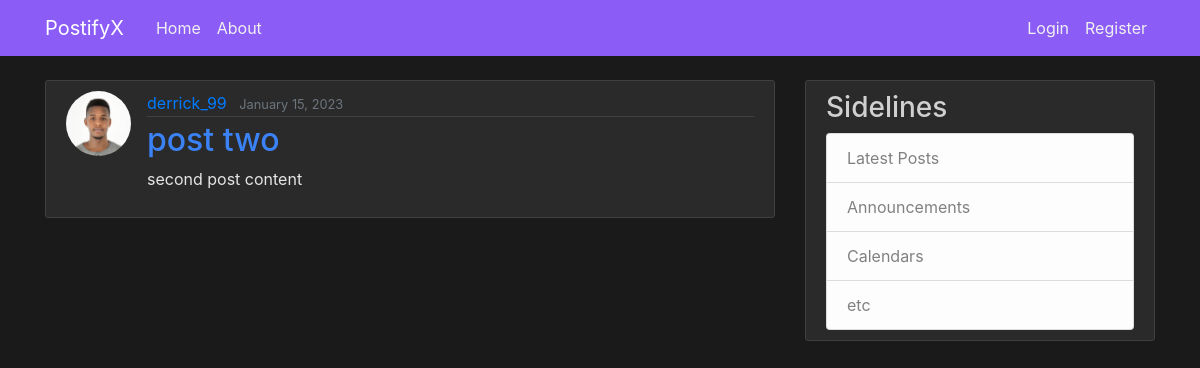
The app's page /post/2/ with its own data.
### blog/models.py (models this page shows, shortened)
class Post(models.Model):
    title= models.CharField(max_length=1000)
    content=models.TextField()
    date_posted=models.DateTimeField(default=timezone.now)
    author=models.ForeignKey(User,on_delete=models.CASCADE)

### users/models.py (models this page shows, shortened)
class Profile(models.Model):
    user=models.OneToOneField(User,on_delete=models.CASCADE)
    image=models.ImageField(default='default.jpg',upload_to='profile_pics')

### blog/views.py (the view)
# urls.py: path('post/<int:pk>/',PostDetailView.as_view(),name='post-detail'),
class PostDetailView(DetailView):
    model=Post
    context_object_name = 'post'

### blog/templates/blog/post_detail.html (shortened to what this page needs)
{% extends 'blog/base.html' %}
{% block content %}
<article class="media content-section">
  <img class="rounded-circle article-img" src="{{ post.author.profile.image.url }}" alt="">
  <div class="media-body">
    <div class="article-metadata">
      <a class="mr-2" href="{% url 'user-posts' post.author.username %}">{{ post.author }}</a>
      <small class="text-muted">{{ post.date_posted|date:"F d, Y" }}</small>
    </div>
    <h2 class="article-title">{{ post.title }}</h2>
    <p class="article-content">{{ post.content }}</p>
  </div>
</article>
{% endblock %}

### blog/static/blog/main.css (style rules this page uses)
body { background-color: #1a1a1a; color: #e5e5e5; margin-top: 5rem; }
h1, h2, h3, h4, h5, h6 { color: #d0d0d0; }
.content-section { background: #2a2a2a; padding: 10px 20px; border: 1px solid #404040; border-radius: 3px; margin-bottom: 20px; }
.article-title { color: #3b82f6; }
.article-content { white-space: pre-line; }
.article-img { height: 65px; width: 65px; margin-right: 16px; }
.article-metadata { padding-bottom: 1px; margin-bottom: 4px; border-bottom: 1px solid #404040 }

### records on screen
Post: author.profile.image (picture), author "derrick_99", date_posted "January 15, 2023", title "post two", content "second post content"
